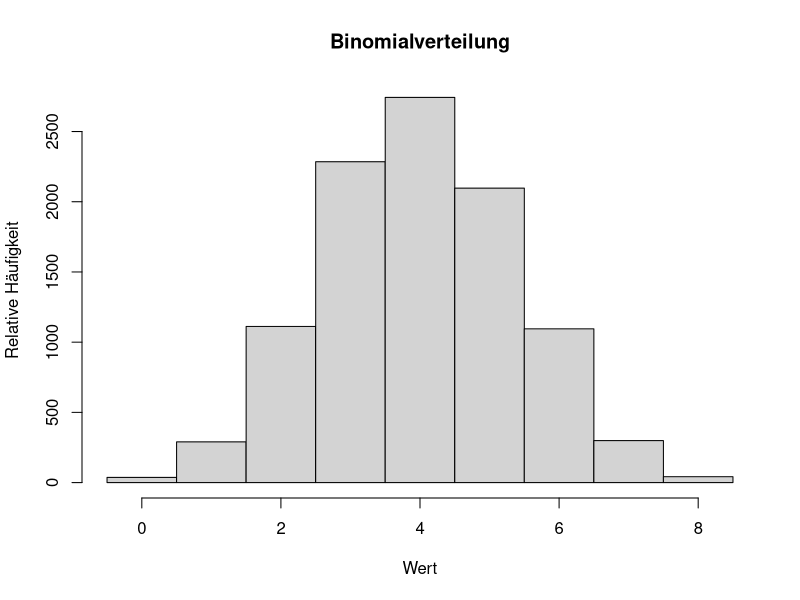

The R script that drew this image:
byte = function() {
  # Konvertiere Zahl zwischen 0 und 255 in ein Byte
  as.integer(intToBits(sample(0:255,1))[1:8])
}

# Wiederhole 10^4 mal die Summe des Byte
exp=replicate(10000,sum(byte()))

# Erstelle Histogramm
hist(replicate(10000,sum(byte())),freq=T,main='Binomialverteilung',
     xlab='Wert',ylab='Relative Häufigkeit',breaks=0:9-0.5)
